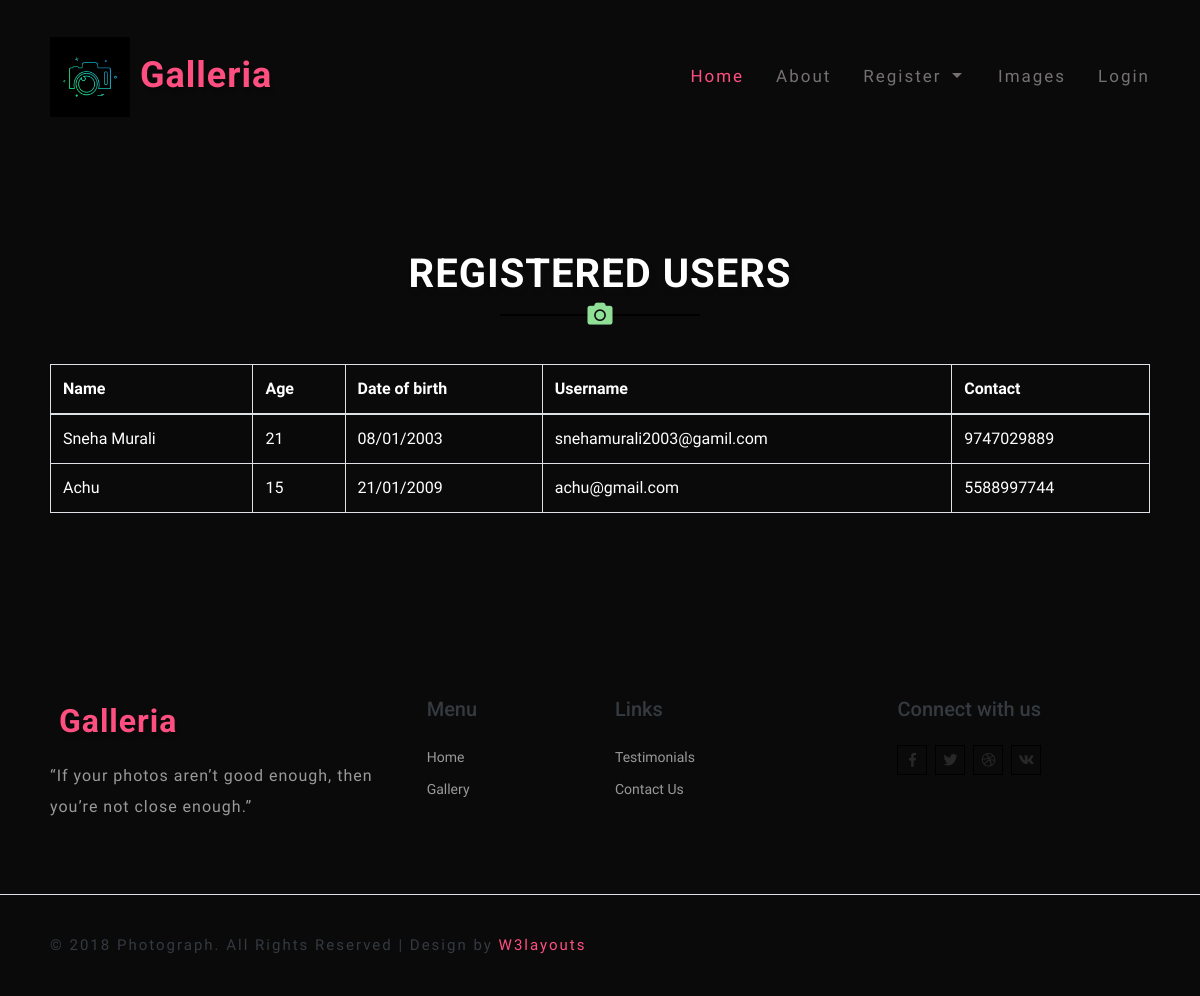
The page /v_users on the database as committed earlier.
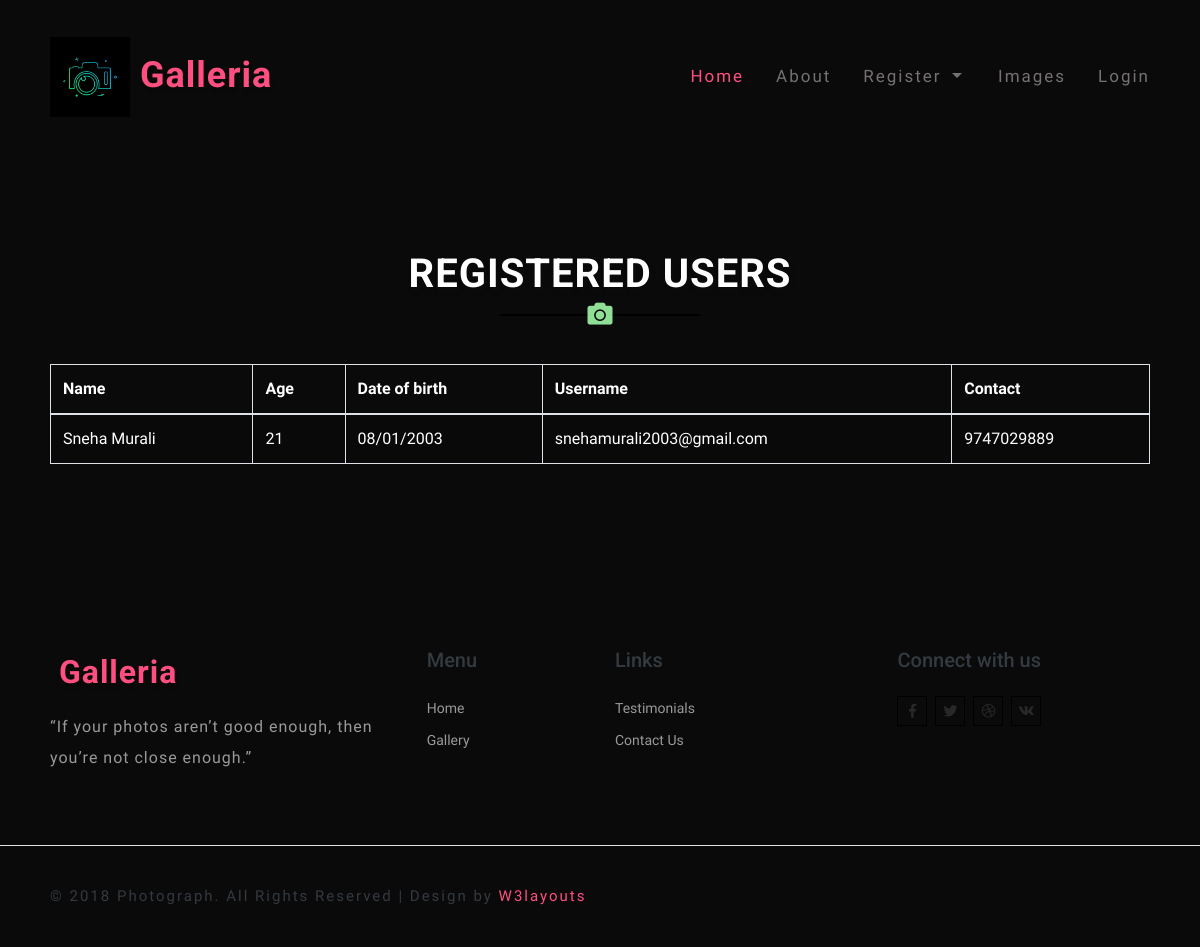
The same page on the database as committed later.
### Image/models.py (models this page shows)
class register(db.Model, UserMixin):
    id=db.Column(db.Integer, primary_key=True)
    name = db.Column(db.String(80))
    email= db.Column(db.String(80))
    number= db.Column(db.String (10))
    password = db.Column(db.String(80))
    utype = db.Column(db.String(80))
    age = db.Column(db.String(80))
    dob = db.Column(db.String(80))
    image=db.Column(db.String(80))
    status=db.Column(db.String(80),default='NULL')

### Image/routes.py (the view)
@login_required
@app.route('/v_users')
def vw_users():
    a = register.query.filter_by(utype="User").all()
    return render_template("viewuser.html",a=a)

### Image/templates/viewuser.html
{%extends 'layout.html'%}
{%block content%}
<div class="newsletter_right_w3agile py-5" id="newsletter">
    <div class="container py-xl-5 py-lg-3">
        <div class="main-title text-center mb-5">
            <h3 class="tittle text-uppercase text-white font-weight-bold">Registered Users</h3>
            <div class="title-icon">
                <i class="fas fa-camera"></i>
            </div>
        </div>
                <table class="table table-striped table-bordered" style="color: #ffff;">
                    <thead>
                        <tr>
                            <th>Name</th>
                            <th>Age</th>
                            <th>Date of birth</th>
                            <th>Username</th>
                            <th>Contact</th>
                        </tr>
                    </thead>
                <tbody>
                {% for i in a %}
                <tr>
                <td>{{i.name}}</td>
                <td>{{i.age}}</td>
                <td>{{i.dob}}</td>
                <td>{{i.email}}</td>
                <td>{{i.number}}</td>
                </tr>
                {% endfor %}
                </tbody>
                </table>
</div>
</div>
{%endblock%}

Rows that differ between the two databases and show on the page:
no longer on this page (row edited): register: name "Achu", age "15", dob "21/01/2009", email "achu@gmail.com", number "5588997744"
changed register "Sneha Murali": email "snehamurali2003@gamil.com" → "snehamurali2003@gmail.com"
